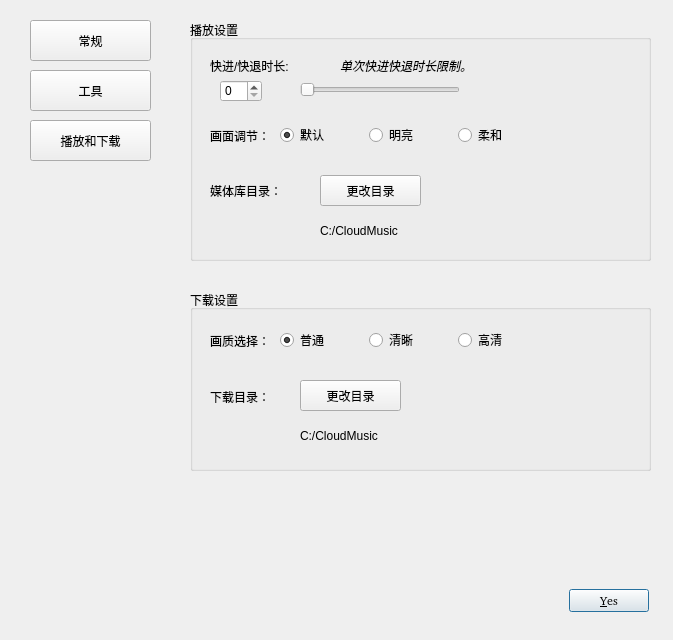
<?xml version="1.0" encoding="UTF-8"?>
<ui version="4.0">
 <class>SettingWindow</class>
 <widget class="QDialog" name="SettingWindow">
  <property name="geometry">
   <rect>
    <x>0</x>
    <y>0</y>
    <width>673</width>
    <height>640</height>
   </rect>
  </property>
  <property name="windowTitle">
   <string>Dialog</string>
  </property>
  <property name="styleSheet">
   <string notr="true"/>
  </property>
  <widget class="QDialogButtonBox" name="buttonBox">
   <property name="geometry">
    <rect>
     <x>260</x>
     <y>580</y>
     <width>389</width>
     <height>41</height>
    </rect>
   </property>
   <property name="minimumSize">
    <size>
     <width>0</width>
     <height>0</height>
    </size>
   </property>
   <property name="font">
    <font>
     <family>“Segoe UI”</family>
    </font>
   </property>
   <property name="cursor">
    <cursorShape>ArrowCursor</cursorShape>
   </property>
   <property name="mouseTracking">
    <bool>false</bool>
   </property>
   <property name="autoFillBackground">
    <bool>false</bool>
   </property>
   <property name="orientation">
    <enum>Qt::Horizontal</enum>
   </property>
   <property name="standardButtons">
    <set>QDialogButtonBox::Yes</set>
   </property>
   <property name="centerButtons">
    <bool>false</bool>
   </property>
  </widget>
  <widget class="QStackedWidget" name="stackedWidget">
   <property name="geometry">
    <rect>
     <x>180</x>
     <y>10</y>
     <width>481</width>
     <height>571</height>
    </rect>
   </property>
   <property name="currentIndex">
    <number>2</number>
   </property>
   <widget class="QWidget" name="page_1">
    <widget class="QScrollArea" name="scrollArea_3">
     <property name="geometry">
      <rect>
       <x>-1</x>
       <y>0</y>
       <width>481</width>
       <height>1150</height>
      </rect>
     </property>
     <property name="minimumSize">
      <size>
       <width>481</width>
       <height>1150</height>
      </size>
     </property>
     <property name="widgetResizable">
      <bool>true</bool>
     </property>
     <widget class="QWidget" name="page1ScrollAreaWidgetContents">
      <property name="geometry">
       <rect>
        <x>0</x>
        <y>0</y>
        <width>479</width>
        <height>1148</height>
       </rect>
      </property>
      <widget class="QWidget" name="controlCloseWidget" native="true">
       <property name="geometry">
        <rect>
         <x>10</x>
         <y>30</y>
         <width>271</width>
         <height>71</height>
        </rect>
       </property>
       <widget class="QRadioButton" name="toBottomButton">
        <property name="geometry">
         <rect>
          <x>10</x>
          <y>0</y>
          <width>211</width>
          <height>31</height>
         </rect>
        </property>
        <property name="text">
         <string>最小化到系统托盘</string>
        </property>
       </widget>
       <widget class="QRadioButton" name="toCloseButton">
        <property name="geometry">
         <rect>
          <x>10</x>
          <y>30</y>
          <width>171</width>
          <height>31</height>
         </rect>
        </property>
        <property name="autoFillBackground">
         <bool>false</bool>
        </property>
        <property name="text">
         <string>关闭TMZPlayer</string>
        </property>
        <property name="checked">
         <bool>true</bool>
        </property>
       </widget>
      </widget>
      <widget class="QLabel" name="label_5">
       <property name="geometry">
        <rect>
         <x>10</x>
         <y>10</y>
         <width>121</width>
         <height>21</height>
        </rect>
       </property>
       <property name="text">
        <string>关闭主界面：</string>
       </property>
      </widget>
      <widget class="QGroupBox" name="fontBox">
       <property name="geometry">
        <rect>
         <x>10</x>
         <y>200</y>
         <width>461</width>
         <height>161</height>
        </rect>
       </property>
       <property name="title">
        <string>字体</string>
       </property>
       <widget class="QFontComboBox" name="fontComboBox">
        <property name="geometry">
         <rect>
          <x>110</x>
          <y>30</y>
          <width>101</width>
          <height>31</height>
         </rect>
        </property>
       </widget>
       <widget class="QLabel" name="fontType">
        <property name="geometry">
         <rect>
          <x>10</x>
          <y>30</y>
          <width>91</width>
          <height>31</height>
         </rect>
        </property>
        <property name="text">
         <string>字体选择：</string>
        </property>
       </widget>
       <widget class="QLabel" name="fontSize">
        <property name="geometry">
         <rect>
          <x>10</x>
          <y>77</y>
          <width>101</width>
          <height>21</height>
         </rect>
        </property>
        <property name="text">
         <string>字体大小：</string>
        </property>
       </widget>
       <widget class="QSpinBox" name="fontSpinBox">
        <property name="geometry">
         <rect>
          <x>110</x>
          <y>70</y>
          <width>101</width>
          <height>31</height>
         </rect>
        </property>
        <property name="minimum">
         <number>9</number>
        </property>
        <property name="maximum">
         <number>26</number>
        </property>
       </widget>
       <widget class="QLabel" name="fontColor">
        <property name="geometry">
         <rect>
          <x>10</x>
          <y>120</y>
          <width>101</width>
          <height>21</height>
         </rect>
        </property>
        <property name="text">
         <string>字体颜色：</string>
        </property>
       </widget>
       <widget class="QPushButton" name="colorButton">
        <property name="geometry">
         <rect>
          <x>110</x>
          <y>120</y>
          <width>31</width>
          <height>31</height>
         </rect>
        </property>
        <property name="text">
         <string/>
        </property>
       </widget>
      </widget>
      <widget class="QGroupBox" name="uiBox">
       <property name="geometry">
        <rect>
         <x>10</x>
         <y>380</y>
         <width>461</width>
         <height>121</height>
        </rect>
       </property>
       <property name="title">
        <string>UI自定义</string>
       </property>
       <widget class="QLabel" name="defaultBack">
        <property name="geometry">
         <rect>
          <x>10</x>
          <y>30</y>
          <width>101</width>
          <height>31</height>
         </rect>
        </property>
        <property name="text">
         <string>纯色背景：</string>
        </property>
       </widget>
       <widget class="QLabel" name="chooseBack">
        <property name="geometry">
         <rect>
          <x>10</x>
          <y>77</y>
          <width>121</width>
          <height>21</height>
         </rect>
        </property>
        <property name="text">
         <string>自定义背景：</string>
        </property>
       </widget>
       <widget class="QPushButton" name="back1">
        <property name="geometry">
         <rect>
          <x>110</x>
          <y>30</y>
          <width>31</width>
          <height>31</height>
         </rect>
        </property>
        <property name="text">
         <string/>
        </property>
       </widget>
       <widget class="QPushButton" name="back2">
        <property name="geometry">
         <rect>
          <x>160</x>
          <y>30</y>
          <width>31</width>
          <height>31</height>
         </rect>
        </property>
        <property name="text">
         <string/>
        </property>
       </widget>
       <widget class="QPushButton" name="back3">
        <property name="geometry">
         <rect>
          <x>210</x>
          <y>30</y>
          <width>31</width>
          <height>31</height>
         </rect>
        </property>
        <property name="text">
         <string/>
        </property>
       </widget>
       <widget class="QPushButton" name="myBack">
        <property name="geometry">
         <rect>
          <x>130</x>
          <y>70</y>
          <width>31</width>
          <height>31</height>
         </rect>
        </property>
        <property name="text">
         <string/>
        </property>
       </widget>
      </widget>
      <widget class="QLabel" name="label_32">
       <property name="geometry">
        <rect>
         <x>10</x>
         <y>110</y>
         <width>91</width>
         <height>21</height>
        </rect>
       </property>
       <property name="text">
        <string>亮度设置：</string>
       </property>
      </widget>
      <widget class="QWidget" name="widget_3" native="true">
       <property name="geometry">
        <rect>
         <x>10</x>
         <y>130</y>
         <width>451</width>
         <height>51</height>
        </rect>
       </property>
       <widget class="QSpinBox" name="luminSpinBox">
        <property name="geometry">
         <rect>
          <x>10</x>
          <y>16</y>
          <width>81</width>
          <height>21</height>
         </rect>
        </property>
        <property name="maximum">
         <number>300</number>
        </property>
        <property name="singleStep">
         <number>1</number>
        </property>
        <property name="value">
         <number>60</number>
        </property>
       </widget>
       <widget class="QSlider" name="luminSlider">
        <property name="geometry">
         <rect>
          <x>120</x>
          <y>20</y>
          <width>181</width>
          <height>16</height>
         </rect>
        </property>
        <property name="maximum">
         <number>300</number>
        </property>
        <property name="singleStep">
         <number>1</number>
        </property>
        <property name="value">
         <number>60</number>
        </property>
        <property name="sliderPosition">
         <number>60</number>
        </property>
        <property name="orientation">
         <enum>Qt::Horizontal</enum>
        </property>
       </widget>
      </widget>
     </widget>
    </widget>
   </widget>
   <widget class="QWidget" name="page_2">
    <property name="sizePolicy">
     <sizepolicy hsizetype="Preferred" vsizetype="Ignored">
      <horstretch>0</horstretch>
      <verstretch>0</verstretch>
     </sizepolicy>
    </property>
    <widget class="QScrollArea" name="scrollArea_2">
     <property name="geometry">
      <rect>
       <x>0</x>
       <y>-1</y>
       <width>491</width>
       <height>571</height>
      </rect>
     </property>
     <property name="verticalScrollBarPolicy">
      <enum>Qt::ScrollBarAsNeeded</enum>
     </property>
     <property name="horizontalScrollBarPolicy">
      <enum>Qt::ScrollBarAsNeeded</enum>
     </property>
     <property name="sizeAdjustPolicy">
      <enum>QAbstractScrollArea::AdjustIgnored</enum>
     </property>
     <property name="widgetResizable">
      <bool>true</bool>
     </property>
     <widget class="QWidget" name="page2ScrollAreaWidgetContents">
      <property name="geometry">
       <rect>
        <x>0</x>
        <y>0</y>
        <width>479</width>
        <height>1170</height>
       </rect>
      </property>
      <property name="minimumSize">
       <size>
        <width>0</width>
        <height>1170</height>
       </size>
      </property>
      <widget class="QGroupBox" name="groupBox">
       <property name="geometry">
        <rect>
         <x>10</x>
         <y>80</y>
         <width>461</width>
         <height>151</height>
        </rect>
       </property>
       <property name="title">
        <string>截屏设置</string>
       </property>
       <widget class="QLabel" name="shotDirLabel">
        <property name="geometry">
         <rect>
          <x>130</x>
          <y>67</y>
          <width>331</width>
          <height>31</height>
         </rect>
        </property>
        <property name="text">
         <string>C:/CloudMusic/image</string>
        </property>
       </widget>
       <widget class="QPushButton" name="shotDirButton">
        <property name="geometry">
         <rect>
          <x>130</x>
          <y>27</y>
          <width>101</width>
          <height>31</height>
         </rect>
        </property>
        <property name="text">
         <string>更改目录</string>
        </property>
       </widget>
       <widget class="QLabel" name="label_7">
        <property name="geometry">
         <rect>
          <x>20</x>
          <y>27</y>
          <width>111</width>
          <height>31</height>
         </rect>
        </property>
        <property name="text">
         <string>保存目录：</string>
        </property>
       </widget>
       <widget class="QRadioButton" name="picPngButton">
        <property name="geometry">
         <rect>
          <x>205</x>
          <y>110</y>
          <width>91</width>
          <height>21</height>
         </rect>
        </property>
        <property name="text">
         <string>.png</string>
        </property>
       </widget>
       <widget class="QRadioButton" name="picWebpButton">
        <property name="geometry">
         <rect>
          <x>290</x>
          <y>110</y>
          <width>81</width>
          <height>21</height>
         </rect>
        </property>
        <property name="text">
         <string>.webp</string>
        </property>
       </widget>
       <widget class="QRadioButton" name="picJpgButton">
        <property name="geometry">
         <rect>
          <x>120</x>
          <y>110</y>
          <width>81</width>
          <height>21</height>
         </rect>
        </property>
        <property name="text">
         <string>.jpg</string>
        </property>
        <property name="checked">
         <bool>true</bool>
        </property>
       </widget>
       <widget class="QLabel" name="label_31">
        <property name="geometry">
         <rect>
          <x>20</x>
          <y>110</y>
          <width>71</width>
          <height>21</height>
         </rect>
        </property>
        <property name="text">
         <string>保存格式:</string>
        </property>
       </widget>
      </widget>
      <widget class="QGroupBox" name="groupBox_2">
       <property name="geometry">
        <rect>
         <x>10</x>
         <y>260</y>
         <width>461</width>
         <height>241</height>
        </rect>
       </property>
       <property name="title">
        <string>录屏设置</string>
       </property>
       <widget class="QLabel" name="label_8">
        <property name="geometry">
         <rect>
          <x>20</x>
          <y>26</y>
          <width>111</width>
          <height>31</height>
         </rect>
        </property>
        <property name="text">
         <string>保存目录：</string>
        </property>
       </widget>
       <widget class="QLabel" name="recordDirLabel">
        <property name="geometry">
         <rect>
          <x>130</x>
          <y>66</y>
          <width>331</width>
          <height>31</height>
         </rect>
        </property>
        <property name="text">
         <string>C:/CloudMusic/record</string>
        </property>
       </widget>
       <widget class="QPushButton" name="recordDirButton">
        <property name="geometry">
         <rect>
          <x>130</x>
          <y>26</y>
          <width>101</width>
          <height>31</height>
         </rect>
        </property>
        <property name="text">
         <string>更改目录</string>
        </property>
       </widget>
       <widget class="QLabel" name="label_9">
        <property name="geometry">
         <rect>
          <x>20</x>
          <y>100</y>
          <width>111</width>
          <height>21</height>
         </rect>
        </property>
        <property name="text">
         <string>文件时长：</string>
        </property>
       </widget>
       <widget class="QLabel" name="label_10">
        <property name="geometry">
         <rect>
          <x>140</x>
          <y>100</y>
          <width>191</width>
          <height>21</height>
         </rect>
        </property>
        <property name="font">
         <font>
          <family>“Segoe UI”</family>
          <italic>true</italic>
         </font>
        </property>
        <property name="text">
         <string>单个录像最大时长</string>
        </property>
       </widget>
       <widget class="QSlider" name="recordSizeSlider">
        <property name="geometry">
         <rect>
          <x>130</x>
          <y>130</y>
          <width>181</width>
          <height>16</height>
         </rect>
        </property>
        <property name="maximum">
         <number>300</number>
        </property>
        <property name="singleStep">
         <number>1</number>
        </property>
        <property name="value">
         <number>60</number>
        </property>
        <property name="sliderPosition">
         <number>60</number>
        </property>
        <property name="orientation">
         <enum>Qt::Horizontal</enum>
        </property>
       </widget>
       <widget class="QSpinBox" name="recordSizeSpinBox">
        <property name="geometry">
         <rect>
          <x>20</x>
          <y>126</y>
          <width>81</width>
          <height>21</height>
         </rect>
        </property>
        <property name="maximum">
         <number>300</number>
        </property>
        <property name="singleStep">
         <number>1</number>
        </property>
        <property name="value">
         <number>60</number>
        </property>
       </widget>
       <widget class="QLabel" name="label_12">
        <property name="geometry">
         <rect>
          <x>20</x>
          <y>170</y>
          <width>151</width>
          <height>21</height>
         </rect>
        </property>
        <property name="text">
         <string>自动分割图像：</string>
        </property>
       </widget>
       <widget class="QCheckBox" name="checkBox">
        <property name="geometry">
         <rect>
          <x>30</x>
          <y>198</y>
          <width>81</width>
          <height>21</height>
         </rect>
        </property>
        <property name="text">
         <string>是</string>
        </property>
       </widget>
       <widget class="QLabel" name="label_13">
        <property name="geometry">
         <rect>
          <x>140</x>
          <y>170</y>
          <width>301</width>
          <height>21</height>
         </rect>
        </property>
        <property name="font">
         <font>
          <family>“Segoe UI”</family>
          <italic>true</italic>
         </font>
        </property>
        <property name="text">
         <string>当录像超过最大时长时自动分割</string>
        </property>
       </widget>
      </widget>
      <widget class="QGroupBox" name="groupBox_3">
       <property name="geometry">
        <rect>
         <x>10</x>
         <y>530</y>
         <width>461</width>
         <height>631</height>
        </rect>
       </property>
       <property name="title">
        <string>快捷键设置</string>
       </property>
       <widget class="QLabel" name="label_14">
        <property name="geometry">
         <rect>
          <x>30</x>
          <y>30</y>
          <width>81</width>
          <height>21</height>
         </rect>
        </property>
        <property name="font">
         <font>
          <family>“Segoe UI”</family>
         </font>
        </property>
        <property name="text">
         <string>功能说明</string>
        </property>
       </widget>
       <widget class="QLabel" name="label_15">
        <property name="geometry">
         <rect>
          <x>160</x>
          <y>30</y>
          <width>91</width>
          <height>21</height>
         </rect>
        </property>
        <property name="font">
         <font>
          <family>“Segoe UI”</family>
         </font>
        </property>
        <property name="text">
         <string>快捷键</string>
        </property>
       </widget>
       <widget class="QLabel" name="label_16">
        <property name="geometry">
         <rect>
          <x>30</x>
          <y>60</y>
          <width>111</width>
          <height>21</height>
         </rect>
        </property>
        <property name="text">
         <string>播放/暂停</string>
        </property>
       </widget>
       <widget class="MyLineEdit" name="actionShortcutEdit">
        <property name="geometry">
         <rect>
          <x>140</x>
          <y>60</y>
          <width>113</width>
          <height>20</height>
         </rect>
        </property>
        <property name="text">
         <string/>
        </property>
       </widget>
       <widget class="MyLineEdit" name="lastShortcutEdit">
        <property name="geometry">
         <rect>
          <x>140</x>
          <y>100</y>
          <width>113</width>
          <height>20</height>
         </rect>
        </property>
       </widget>
       <widget class="QLabel" name="label_17">
        <property name="geometry">
         <rect>
          <x>30</x>
          <y>100</y>
          <width>91</width>
          <height>21</height>
         </rect>
        </property>
        <property name="text">
         <string>上一个</string>
        </property>
       </widget>
       <widget class="QLabel" name="label_18">
        <property name="geometry">
         <rect>
          <x>30</x>
          <y>140</y>
          <width>91</width>
          <height>21</height>
         </rect>
        </property>
        <property name="text">
         <string>下一个</string>
        </property>
       </widget>
       <widget class="MyLineEdit" name="nextShortcutEdit">
        <property name="geometry">
         <rect>
          <x>140</x>
          <y>140</y>
          <width>113</width>
          <height>20</height>
         </rect>
        </property>
       </widget>
       <widget class="MyLineEdit" name="louderShortcutEdit">
        <property name="geometry">
         <rect>
          <x>140</x>
          <y>180</y>
          <width>113</width>
          <height>20</height>
         </rect>
        </property>
       </widget>
       <widget class="MyLineEdit" name="lowerShortcutEdit">
        <property name="geometry">
         <rect>
          <x>140</x>
          <y>220</y>
          <width>113</width>
          <height>20</height>
         </rect>
        </property>
       </widget>
       <widget class="QLabel" name="label_19">
        <property name="geometry">
         <rect>
          <x>30</x>
          <y>180</y>
          <width>91</width>
          <height>21</height>
         </rect>
        </property>
        <property name="text">
         <string>音量加</string>
        </property>
       </widget>
       <widget class="QLabel" name="label_20">
        <property name="geometry">
         <rect>
          <x>30</x>
          <y>220</y>
          <width>91</width>
          <height>21</height>
         </rect>
        </property>
        <property name="text">
         <string>音量减</string>
        </property>
       </widget>
       <widget class="QLabel" name="label_11">
        <property name="geometry">
         <rect>
          <x>30</x>
          <y>260</y>
          <width>91</width>
          <height>21</height>
         </rect>
        </property>
        <property name="text">
         <string>静音/复音</string>
        </property>
       </widget>
       <widget class="QLabel" name="label_24">
        <property name="geometry">
         <rect>
          <x>30</x>
          <y>300</y>
          <width>51</width>
          <height>21</height>
         </rect>
        </property>
        <property name="text">
         <string>快进</string>
        </property>
       </widget>
       <widget class="QLabel" name="label_25">
        <property name="geometry">
         <rect>
          <x>30</x>
          <y>340</y>
          <width>61</width>
          <height>20</height>
         </rect>
        </property>
        <property name="text">
         <string>快退</string>
        </property>
       </widget>
       <widget class="QLabel" name="label_26">
        <property name="geometry">
         <rect>
          <x>30</x>
          <y>540</y>
          <width>61</width>
          <height>21</height>
         </rect>
        </property>
        <property name="text">
         <string>截图</string>
        </property>
       </widget>
       <widget class="QLabel" name="label_27">
        <property name="geometry">
         <rect>
          <x>30</x>
          <y>460</y>
          <width>91</width>
          <height>21</height>
         </rect>
        </property>
        <property name="text">
         <string>打开文件</string>
        </property>
       </widget>
       <widget class="QLabel" name="label_28">
        <property name="geometry">
         <rect>
          <x>30</x>
          <y>500</y>
          <width>81</width>
          <height>21</height>
         </rect>
        </property>
        <property name="text">
         <string>停止/关闭</string>
        </property>
       </widget>
       <widget class="QLabel" name="label_29">
        <property name="geometry">
         <rect>
          <x>30</x>
          <y>380</y>
          <width>61</width>
          <height>16</height>
         </rect>
        </property>
        <property name="text">
         <string>亮度增</string>
        </property>
       </widget>
       <widget class="QLabel" name="label_30">
        <property name="geometry">
         <rect>
          <x>30</x>
          <y>420</y>
          <width>61</width>
          <height>21</height>
         </rect>
        </property>
        <property name="text">
         <string>亮度减</string>
        </property>
       </widget>
       <widget class="MyLineEdit" name="volumeOnOffEdit">
        <property name="geometry">
         <rect>
          <x>140</x>
          <y>260</y>
          <width>113</width>
          <height>20</height>
         </rect>
        </property>
       </widget>
       <widget class="MyLineEdit" name="speedUpScreenEdit">
        <property name="geometry">
         <rect>
          <x>140</x>
          <y>300</y>
          <width>113</width>
          <height>20</height>
         </rect>
        </property>
       </widget>
       <widget class="MyLineEdit" name="speedDownScreenEdit">
        <property name="geometry">
         <rect>
          <x>140</x>
          <y>340</y>
          <width>113</width>
          <height>20</height>
         </rect>
        </property>
       </widget>
       <widget class="MyLineEdit" name="luminUpEdit">
        <property name="geometry">
         <rect>
          <x>140</x>
          <y>380</y>
          <width>113</width>
          <height>20</height>
         </rect>
        </property>
       </widget>
       <widget class="MyLineEdit" name="luminDownEdit">
        <property name="geometry">
         <rect>
          <x>140</x>
          <y>420</y>
          <width>113</width>
          <height>20</height>
         </rect>
        </property>
       </widget>
       <widget class="MyLineEdit" name="openFileEdit">
        <property name="geometry">
         <rect>
          <x>140</x>
          <y>460</y>
          <width>113</width>
          <height>20</height>
         </rect>
        </property>
       </widget>
       <widget class="MyLineEdit" name="closeFileEdit">
        <property name="geometry">
         <rect>
          <x>140</x>
          <y>500</y>
          <width>113</width>
          <height>20</height>
         </rect>
        </property>
       </widget>
       <widget class="MyLineEdit" name="screenShotEdit">
        <property name="geometry">
         <rect>
          <x>140</x>
          <y>540</y>
          <width>113</width>
          <height>20</height>
         </rect>
        </property>
       </widget>
       <widget class="QLabel" name="label_21">
        <property name="geometry">
         <rect>
          <x>30</x>
          <y>580</y>
          <width>61</width>
          <height>16</height>
         </rect>
        </property>
        <property name="text">
         <string>录屏</string>
        </property>
       </widget>
       <widget class="MyLineEdit" name="screenRecordEdit">
        <property name="geometry">
         <rect>
          <x>140</x>
          <y>580</y>
          <width>113</width>
          <height>20</height>
         </rect>
        </property>
       </widget>
      </widget>
      <widget class="QWidget" name="widget_2" native="true">
       <property name="geometry">
        <rect>
         <x>10</x>
         <y>10</y>
         <width>461</width>
         <height>71</height>
        </rect>
       </property>
       <widget class="QLabel" name="label_6">
        <property name="geometry">
         <rect>
          <x>0</x>
          <y>0</y>
          <width>81</width>
          <height>21</height>
         </rect>
        </property>
        <property name="text">
         <string>倍速播放</string>
        </property>
       </widget>
       <widget class="QRadioButton" name="radioButton">
        <property name="geometry">
         <rect>
          <x>20</x>
          <y>30</y>
          <width>71</width>
          <height>21</height>
         </rect>
        </property>
        <property name="text">
         <string>0.5</string>
        </property>
       </widget>
       <widget class="QRadioButton" name="radioButton_2">
        <property name="geometry">
         <rect>
          <x>120</x>
          <y>30</y>
          <width>71</width>
          <height>21</height>
         </rect>
        </property>
        <property name="text">
         <string>1.0</string>
        </property>
        <property name="checked">
         <bool>true</bool>
        </property>
       </widget>
       <widget class="QRadioButton" name="radioButton_3">
        <property name="geometry">
         <rect>
          <x>230</x>
          <y>30</y>
          <width>71</width>
          <height>21</height>
         </rect>
        </property>
        <property name="text">
         <string>1.5</string>
        </property>
       </widget>
       <widget class="QRadioButton" name="radioButton_4">
        <property name="geometry">
         <rect>
          <x>330</x>
          <y>30</y>
          <width>81</width>
          <height>21</height>
         </rect>
        </property>
        <property name="text">
         <string>2.0</string>
        </property>
       </widget>
      </widget>
     </widget>
    </widget>
   </widget>
   <widget class="QWidget" name="page_3">
    <widget class="QScrollArea" name="scrollArea">
     <property name="geometry">
      <rect>
       <x>0</x>
       <y>0</y>
       <width>481</width>
       <height>571</height>
      </rect>
     </property>
     <property name="frameShape">
      <enum>QFrame::NoFrame</enum>
     </property>
     <property name="lineWidth">
      <number>0</number>
     </property>
     <property name="widgetResizable">
      <bool>true</bool>
     </property>
     <widget class="QWidget" name="page3ScrollAreaWidgetContents">
      <property name="geometry">
       <rect>
        <x>0</x>
        <y>0</y>
        <width>481</width>
        <height>571</height>
       </rect>
      </property>
      <widget class="QGroupBox" name="playBox">
       <property name="geometry">
        <rect>
         <x>10</x>
         <y>10</y>
         <width>461</width>
         <height>241</height>
        </rect>
       </property>
       <property name="title">
        <string>播放设置</string>
       </property>
       <widget class="QLabel" name="label">
        <property name="geometry">
         <rect>
          <x>20</x>
          <y>100</y>
          <width>81</width>
          <height>31</height>
         </rect>
        </property>
        <property name="text">
         <string>画面调节：</string>
        </property>
       </widget>
       <widget class="QWidget" name="pixelWidget_2" native="true">
        <property name="geometry">
         <rect>
          <x>90</x>
          <y>85</y>
          <width>261</width>
          <height>61</height>
         </rect>
        </property>
        <layout class="QHBoxLayout" name="horizontalLayout">
         <item>
          <widget class="QRadioButton" name="lv1Button_2">
           <property name="text">
            <string>默认</string>
           </property>
           <property name="checked">
            <bool>true</bool>
           </property>
          </widget>
         </item>
         <item>
          <widget class="QRadioButton" name="lv2Button_2">
           <property name="text">
            <string>明亮</string>
           </property>
          </widget>
         </item>
         <item>
          <widget class="QRadioButton" name="lv3Button_2">
           <property name="text">
            <string>柔和</string>
           </property>
          </widget>
         </item>
        </layout>
       </widget>
       <widget class="QLabel" name="label_2">
        <property name="geometry">
         <rect>
          <x>20</x>
          <y>155</y>
          <width>111</width>
          <height>31</height>
         </rect>
        </property>
        <property name="text">
         <string>媒体库目录：</string>
        </property>
       </widget>
       <widget class="QLabel" name="playDirLabel">
        <property name="geometry">
         <rect>
          <x>130</x>
          <y>195</y>
          <width>331</width>
          <height>31</height>
         </rect>
        </property>
        <property name="text">
         <string>C:/CloudMusic</string>
        </property>
       </widget>
       <widget class="QPushButton" name="palyDirButton">
        <property name="geometry">
         <rect>
          <x>130</x>
          <y>155</y>
          <width>101</width>
          <height>31</height>
         </rect>
        </property>
        <property name="text">
         <string>更改目录</string>
        </property>
       </widget>
       <widget class="QLabel" name="label_22">
        <property name="geometry">
         <rect>
          <x>20</x>
          <y>30</y>
          <width>131</width>
          <height>31</height>
         </rect>
        </property>
        <property name="text">
         <string>快进/快退时长:</string>
        </property>
       </widget>
       <widget class="QLabel" name="label_23">
        <property name="geometry">
         <rect>
          <x>150</x>
          <y>30</y>
          <width>221</width>
          <height>31</height>
         </rect>
        </property>
        <property name="font">
         <font>
          <italic>true</italic>
         </font>
        </property>
        <property name="text">
         <string>单次快进快退时长限制。</string>
        </property>
       </widget>
       <widget class="QSpinBox" name="quickMoveSpinBox">
        <property name="geometry">
         <rect>
          <x>30</x>
          <y>60</y>
          <width>42</width>
          <height>22</height>
         </rect>
        </property>
       </widget>
       <widget class="QSlider" name="quickMoveSlider">
        <property name="geometry">
         <rect>
          <x>110</x>
          <y>62</y>
          <width>160</width>
          <height>16</height>
         </rect>
        </property>
        <property name="orientation">
         <enum>Qt::Horizontal</enum>
        </property>
       </widget>
      </widget>
      <widget class="QGroupBox" name="downloadBox">
       <property name="geometry">
        <rect>
         <x>10</x>
         <y>280</y>
         <width>461</width>
         <height>181</height>
        </rect>
       </property>
       <property name="title">
        <string>下载设置</string>
       </property>
       <widget class="QLabel" name="label_3">
        <property name="geometry">
         <rect>
          <x>20</x>
          <y>40</y>
          <width>81</width>
          <height>21</height>
         </rect>
        </property>
        <property name="text">
         <string>画质选择：</string>
        </property>
       </widget>
       <widget class="QWidget" name="pixelWidget" native="true">
        <property name="geometry">
         <rect>
          <x>90</x>
          <y>20</y>
          <width>261</width>
          <height>61</height>
         </rect>
        </property>
        <layout class="QHBoxLayout" name="horizontalLayout_2">
         <item>
          <widget class="QRadioButton" name="lv1Button">
           <property name="text">
            <string>普通</string>
           </property>
           <property name="checked">
            <bool>true</bool>
           </property>
          </widget>
         </item>
         <item>
          <widget class="QRadioButton" name="lv2Button">
           <property name="text">
            <string>清晰</string>
           </property>
          </widget>
         </item>
         <item>
          <widget class="QRadioButton" name="lv3Button">
           <property name="text">
            <string>高清</string>
           </property>
          </widget>
         </item>
        </layout>
       </widget>
       <widget class="QLabel" name="label_4">
        <property name="geometry">
         <rect>
          <x>20</x>
          <y>96</y>
          <width>91</width>
          <height>21</height>
         </rect>
        </property>
        <property name="text">
         <string>下载目录：</string>
        </property>
       </widget>
       <widget class="QLabel" name="downloadDirLabel">
        <property name="geometry">
         <rect>
          <x>110</x>
          <y>130</y>
          <width>341</width>
          <height>31</height>
         </rect>
        </property>
        <property name="text">
         <string>C:/CloudMusic</string>
        </property>
       </widget>
       <widget class="QPushButton" name="downloadDirButton">
        <property name="geometry">
         <rect>
          <x>110</x>
          <y>90</y>
          <width>101</width>
          <height>31</height>
         </rect>
        </property>
        <property name="text">
         <string>更改目录</string>
        </property>
       </widget>
      </widget>
     </widget>
    </widget>
   </widget>
  </widget>
  <widget class="QWidget" name="widget" native="true">
   <property name="geometry">
    <rect>
     <x>10</x>
     <y>10</y>
     <width>161</width>
     <height>161</height>
    </rect>
   </property>
   <property name="autoFillBackground">
    <bool>false</bool>
   </property>
   <widget class="QPushButton" name="pushButton_1">
    <property name="geometry">
     <rect>
      <x>20</x>
      <y>10</y>
      <width>121</width>
      <height>41</height>
     </rect>
    </property>
    <property name="font">
     <font>
      <family>“Segoe UI”</family>
     </font>
    </property>
    <property name="styleSheet">
     <string notr="true"/>
    </property>
    <property name="text">
     <string>常规</string>
    </property>
   </widget>
   <widget class="QPushButton" name="pushButton_2">
    <property name="geometry">
     <rect>
      <x>20</x>
      <y>60</y>
      <width>121</width>
      <height>41</height>
     </rect>
    </property>
    <property name="font">
     <font>
      <family>“Segoe UI”</family>
     </font>
    </property>
    <property name="text">
     <string>工具</string>
    </property>
   </widget>
   <widget class="QPushButton" name="pushButton_3">
    <property name="geometry">
     <rect>
      <x>20</x>
      <y>110</y>
      <width>121</width>
      <height>41</height>
     </rect>
    </property>
    <property name="font">
     <font>
      <family>“Segoe UI”</family>
     </font>
    </property>
    <property name="text">
     <string>播放和下载</string>
    </property>
   </widget>
  </widget>
 </widget>
 <customwidgets>
  <customwidget>
   <class>MyLineEdit</class>
   <extends>QLineEdit</extends>
   <header>mylineedit.h</header>
  </customwidget>
 </customwidgets>
 <resources/>
 <connections>
  <connection>
   <sender>buttonBox</sender>
   <signal>accepted()</signal>
   <receiver>SettingWindow</receiver>
   <slot>accept()</slot>
   <hints>
    <hint type="sourcelabel">
     <x>248</x>
     <y>254</y>
    </hint>
    <hint type="destinationlabel">
     <x>157</x>
     <y>274</y>
    </hint>
   </hints>
  </connection>
  <connection>
   <sender>buttonBox</sender>
   <signal>rejected()</signal>
   <receiver>SettingWindow</receiver>
   <slot>reject()</slot>
   <hints>
    <hint type="sourcelabel">
     <x>316</x>
     <y>260</y>
    </hint>
    <hint type="destinationlabel">
     <x>286</x>
     <y>274</y>
    </hint>
   </hints>
  </connection>
 </connections>
</ui>
